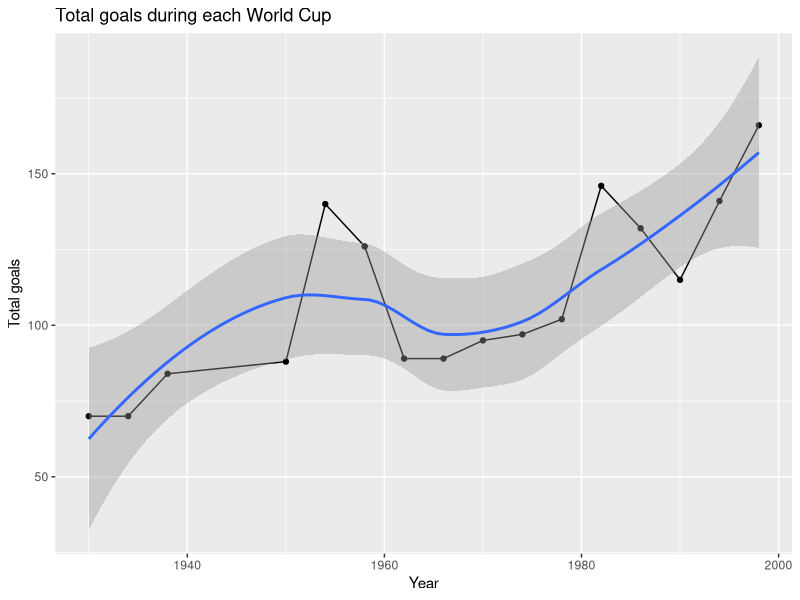

Recreate this plot in R.
## ---- chunk 1
knitr::opts_chunk$set(echo = FALSE)
## ---- chunk 2
library(tidyverse)
## ---- chunk 3
wc <- read_csv("data/WorldCupMatches-01.csv")
## ---- chunk 4
wc_tots <- wc %>%
  mutate(total_goals = home_team_goals + away_team_goals) %>%
  group_by(year) %>%
  summarise(total_goals_year = sum(total_goals))
## ---- chunk 5
ggplot(data = wc_tots, aes(x = year, y = total_goals_year)) +
    geom_point() +
    geom_line() +
    geom_smooth() +
    labs(
      x = "Year", y = "Total goals",
      title = "Total goals during each World Cup"
    )
